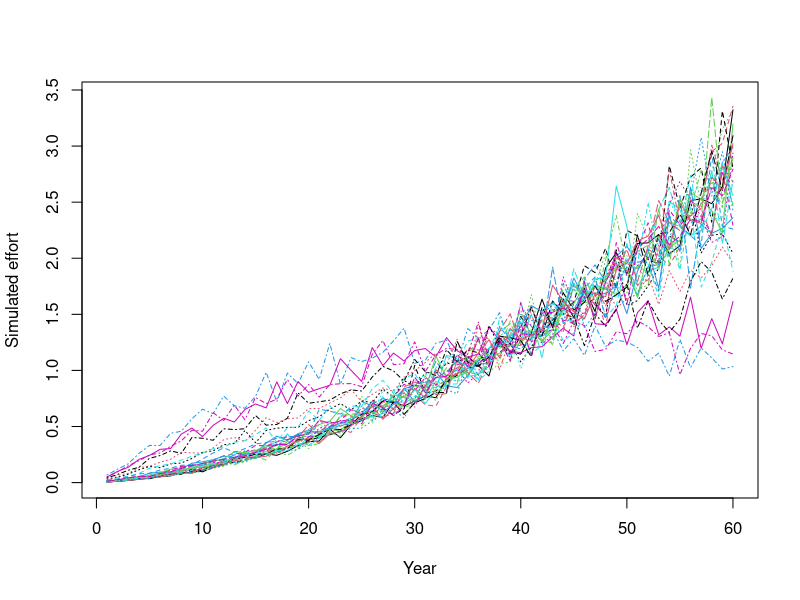

The R script that drew this image:

  ###########################################################################################
  # Simulation of fishing effort by using change of effort over time
  # Change of effort was described by a linear model with slope s and intercept i
  # s and i is random by using Monte Carlo method
  # Change of effort was integrated to effort over time
  #
  # Original from Carruthers et al. (2012) - function built using equations provided in appendix A1
  # modified by Yi-Jay Chang (included analytical integration)
  ###########################################################################################
  
  
  getFhist<-function(nsim,Esd,nyears,dFmin,dFmax,i){
  
  ne<-nsim*10                                           # Number of simulated effort datasets
  dVfinal<-rnorm(ne,0,1)                                # Sample the final gradient in effort
  s<-(dVfinal-i)/nyears                                 # Derive slope to get there from intercept
  s<-array(s,dim=c(ne,nyears))                          # Slope array
  i<-array(i,dim=c(ne,nyears))                          # Intercept array
  y<-array(rep(1:nyears,each=ne),dim=c(ne,nyears))      # Year array
  dV<-s*y+i                                             # Change in effort
  
  E<-array(NA,dim=c(ne,nyears))                         # Define total effort array
  
  # old code -------------------------------------------------
  #E[,1]<-dE[,1]
  #for(y in 2:nyears){
  #  E[,y]<-apply(dE[,1:y],1,sum)
  #}
  # old code -------------------------------------------------
  
  # new code by Jay-------------------------------------------
  E<-0.5*s*y^2+i*y
  # new code by Jay-------------------------------------------
  
  E<-E/array(apply(E,1,mean),dim=c(ne,nyears))          # Standardise Effort to average 1
  cond<-apply(E,1,min)>0
  pos<-(1:ne)[cond]
  pos<-pos[1:nsim]
    
  E<-E[pos,]                                            # Sample only those without negative effort
  Emu<--0.5*Esd^2
  Eerr<-array(exp(rnorm(nyears*nsim,rep(Emu,nyears),rep(Esd,nyears))),c(nsim,nyears))
  E*Eerr
  }

 nyears<-60
 nsim<-30

 Edat<-getFhist(nsim=nsim,Esd=0.1,nyears=nyears,dFmin=-0.1,dFmax=0.1,i=0.1)
 matplot(t(Edat),type='l',ylim=c(0,max(Edat)),ylab="Simulated effort",xlab="Year")
